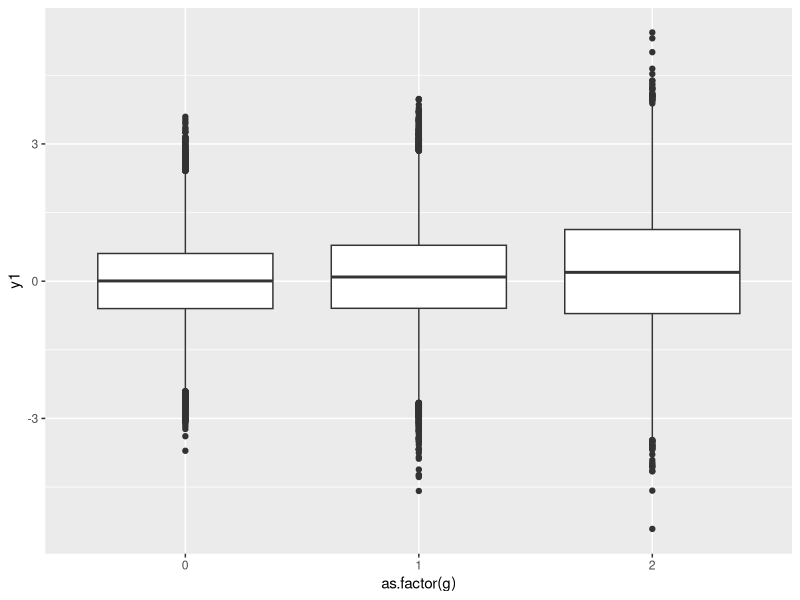
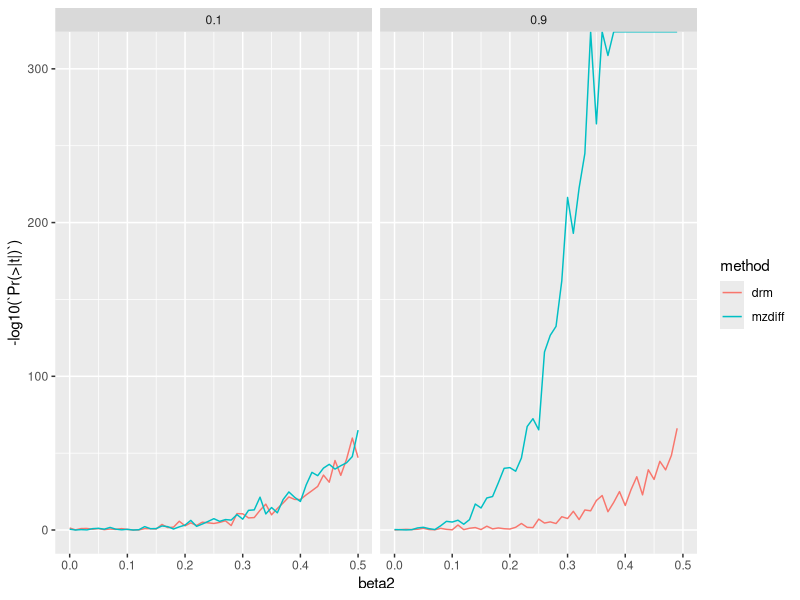
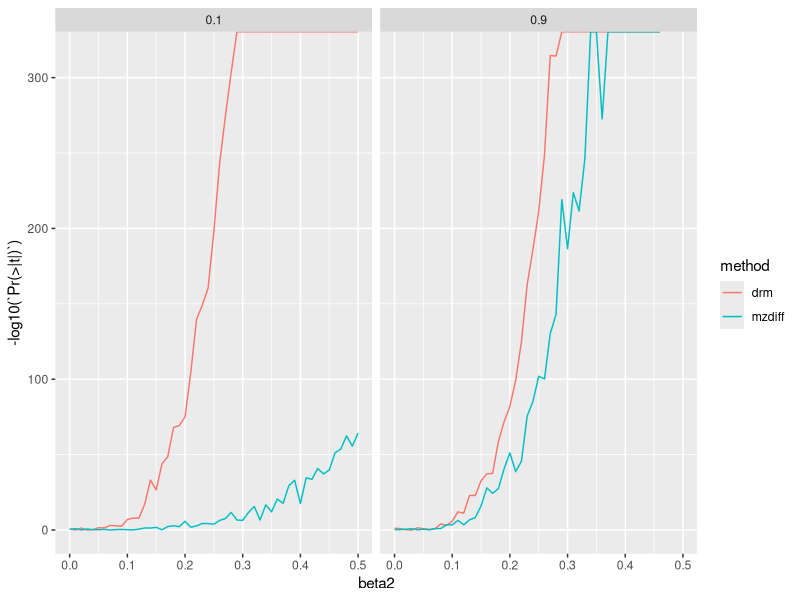

The R source for these figures, in order: (Note: a time limit stopped this script after it produced the figures.)
## ---- chunk 1
library(dplyr)
library(ggplot2)
## ---- chunk 2
sim_pop <- function(n, beta1, beta2, af, h2)
{
  g <- rbinom(n, 2, af)
  prs <- g * beta1
  vg <- rnorm(n, 0, h2)
  v <- rnorm(n, 0, beta2 * g)
  ve <- rnorm(n, 0, sqrt(1 - var(vg) - var(v) - var(prs)))
  y <- prs + v + vg + ve
  return(tibble(
    g, y
  ))
}
a <- sim_pop(100000, 0.1, 0.5, 0.3, 0.1)
var(a)
## ---- chunk 3
sim_mz <- function(n, beta1, beta2, af, h2)
{
  g <- rbinom(n, 2, af)
  prs <- g * beta1
  vg <- rnorm(n, 0, h2)
  v1 <- rnorm(n, 0, beta2 * g)
  ve1 <- rnorm(n, 0, sqrt(1 - var(vg) - var(v1) - var(prs)))
  y1 <- prs + v1 + vg + ve1
  v2 <- rnorm(n, 0, beta2 * g)
  ve2 <- rnorm(n, 0, sqrt(1 - var(vg) - var(v2) - var(prs)))
  y2 <- prs + v2 + vg + ve2
  return(tibble(
    g, y1, y2
  ))
}
a <- sim_mz(100000, 0.1, 0.5, 0.3, 0.1)
var(a)
## ---- chunk 4
a %>%
  ggplot(., aes(x=as.factor(g), y=y1)) +
  geom_boxplot()
## ---- chunk 5
a <- sim_mz(100000, 0.1, 0.5, 0.3, 0.8)
a %>% 
  group_by(g) %>% 
  summarise(
    m=mean(y1), 
    v=var(y1), 
    mzv=mean(abs(y1-y2))
  )
## ---- chunk 6
test_drm <- function(g, y)
{
  y.i <- tapply(y, g, median, na.rm=T)  
  z.ij <- abs(y - y.i[g+1])
  summary(lm(z.ij ~ g))$coef %>%
    as_tibble() %>%
    slice(2) %>%
    mutate(method="drm")
}
test_drm(a$g, a$y1)
## ---- chunk 7
test_mz <- function(g, y1, y2)
{
  yd1 <- abs(y1-y2)
  r1 <- summary(lm(yd1 ~ g))$coef %>%
    as_tibble() %>%
    slice(2) %>%
    mutate(method="mzdiff")
  r1
}

test_mz(a$g, a$y1, a$y2)

## ---- chunk 8
param <- expand.grid(
  beta1 = 0,
  beta2 = seq(0, 0.5, by=0.01),
  h2 = c(0.1, 0.9),
  af = 0.3,
  n = 10000
)
dim(param)

res1 <- lapply(1:nrow(param), function(i)
  {
  a <- do.call(sim_mz, param[i,])
  if(any(is.na(a$y1)) | any(is.na(a$y2)))
  {
    return(NULL)
  }
  bind_rows(
    test_mz(a$g, a$y1, a$y2),
    test_drm(a$g, a$y1)
  ) %>%
    bind_cols(., param[i,])
}) %>%
  bind_rows()
## ---- chunk 9
res1 %>% filter(n==10000) %>%
ggplot(., aes(x=beta2, y=-log10(`Pr(>|t|)`))) +
  geom_line(aes(colour=method)) +
  facet_grid(. ~ h2)
## ---- chunk 10
param <- expand.grid(
  beta1 = 0,
  beta2 = seq(0, 0.5, by=0.01),
  h2 = c(0.1, 0.9),
  af = 0.32
)
dim(param)

res2 <- lapply(1:nrow(param), function(i)
  {
  a1 <- do.call(sim_mz, param[i,] %>% mutate(n=10000))
  a2 <- do.call(sim_mz, param[i,] %>% mutate(n=500000))
  if(any(is.na(a1$y1)) | any(is.na(a1$y2)) | any(is.na(a2$y1)) | any(is.na(a2$y2)))
  {
    return(NULL)
  }
  bind_rows(
    test_mz(a1$g, a1$y1, a1$y2),
    test_drm(a2$g, a2$y1)
  ) %>%
    bind_cols(., param[i,])
}) %>%
  bind_rows()
## ---- chunk 11
ggplot(res2, aes(x=beta2, y=-log10(`Pr(>|t|)`))) +
  geom_line(aes(colour=method)) +
  facet_grid(. ~ h2)
## ---- chunk 12
param <- expand.grid(
  beta1 = seq(0, 0.5, by=0.002),
  beta2 = 0,
  h2 = c(0.1, 0.9),
  af = 0.32
)
dim(param)

res3 <- lapply(1:nrow(param), function(i)
  {
  a1 <- do.call(sim_mz, param[i,] %>% mutate(n=10000))
  a2 <- do.call(sim_mz, param[i,] %>% mutate(n=500000))
  if(any(is.na(a1$y1)) | any(is.na(a1$y2)) | any(is.na(a2$y1)) | any(is.na(a2$y2)))
  {
    return(NULL)
  }
  bind_rows(
    test_mz(a1$g, a1$y1, a1$y2),
    test_drm(a2$g, a2$y1)
  ) %>%
    bind_cols(., param[i,])
}) %>%
  bind_rows()
## ---- chunk 13
ggplot(res3, aes(x=beta1, y=-log10(`Pr(>|t|)`))) +
  geom_line(aes(colour=method)) +
  facet_grid(. ~ h2)
## ---- chunk 14
res3 %>% 
  mutate(fdr=p.adjust(`Pr(>|t|)`, "fdr")) %>%
  group_by(method, h2) %>%
  summarise(
    t1 = sum(`Pr(>|t|)` < 0.05, na.rm=T)/sum(!is.na(`Pr(>|t|)`)),
    nfdr = sum(fdr < 0.05)/sum(!is.na(`Pr(>|t|)`))
  )
## ---- chunk 15

## ---- chunk 16
sim_sibs <- function(af, nfam, beta1, beta2, h2, c2)
{
  # Choose number of SNPs to be expected number of recombination events
  # in order to give appropriate distribution of IBD
	nsnp <- 87
	af <- rep(af, nsnp)
	dads <- matrix(0, nfam, nsnp)
	mums <- matrix(0, nfam, nsnp)
	sibs1 <- matrix(0, nfam, nsnp)
	sibs2 <- matrix(0, nfam, nsnp)
	ibd <- matrix(0, nfam, nsnp)
	ibs <- matrix(0, nfam, nsnp)
	for(i in 1:nsnp)
	{
		dad1 <- rbinom(nfam, 1, af[i]) + 1
		dad2 <- (rbinom(nfam, 1, af[i]) + 1) * -1
		mum1 <- rbinom(nfam, 1, af[i]) + 1
		mum2 <- (rbinom(nfam, 1, af[i]) + 1) * -1

		dadindex <- sample(c(TRUE, FALSE), nfam, replace=TRUE)
		dadh <- rep(NA, nfam)
		dadh[dadindex] <- dad1[dadindex]
		dadh[!dadindex] <- dad2[!dadindex]

		mumindex <- sample(c(TRUE, FALSE), nfam, replace=TRUE)
		mumh <- rep(NA, nfam)
		mumh[mumindex] <- mum1[mumindex]
		mumh[!mumindex] <- mum2[!mumindex]

		sib1 <- cbind(dadh, mumh)

		dadindex <- sample(c(TRUE, FALSE), nfam, replace=TRUE)
		dadh <- rep(NA, nfam)
		dadh[dadindex] <- dad1[dadindex]
		dadh[!dadindex] <- dad2[!dadindex]

		mumindex <- sample(c(TRUE, FALSE), nfam, replace=TRUE)
		mumh <- rep(NA, nfam)
		mumh[mumindex] <- mum1[mumindex]
		mumh[!mumindex] <- mum2[!mumindex]

		sib2 <- cbind(dadh, mumh)

		ibd[,i] <- (as.numeric(sib1[,1] == sib2[,1]) + as.numeric(sib1[,2] == sib2[,2])) / 2

		sibs1[,i] <- rowSums(abs(sib1) - 1)
		sibs2[,i] <- rowSums(abs(sib2) - 1)
		dads[,i] <- dad1 - 1 + abs(dad2) - 1
		mums[,i] <- mum1 - 1 + abs(mum2) - 1

		# l[[i]] <- (sum(sib1[,1] == sib2[,1]) / nsnp + sum(sib1[,2] == sib2[,2]) / nsnp) / 2

	}
	n <- nfam
	# Make phenotypes
	ce <- rnorm(n, 0, sqrt(c2))
	v1 <- rnorm(n, 0, beta2 * sibs1[,1])
	v2 <- rnorm(n, 0, beta2 * sibs2[,1])
	e1 <- rnorm(n, 0, sqrt(1 - h2 - c2 - var(v1)))
	e2 <- rnorm(n, 0, sqrt(1 - h2 - c2 - var(v2)))
	b <- rnorm(nsnp-1, 0, 1)
	h2_1 <- beta1^2 * af[1] * (1-af[1]) * 2
	h2_res <- h2 - h2_1
	prs1 <- scale(sibs1[,-1] %*% b) * sqrt(h2_res)
	prs2 <- scale(sibs2[,-1] %*% b) * sqrt(h2_res)
	y1 <- sibs1[,1] * beta1 + prs1 + v1 + ce + e1
	y2 <- sibs2[,1] * beta1 + prs2 + v2 + ce + e2
	return(tibble(
	  ibd = rowMeans(ibd),
	  g1 = sibs1[,1],
	  g2 = sibs2[,1],
	  prs1,
	  prs2,
	  y1, 
	  y2
	))
}
## ---- chunk 17
fam <- sim_sibs(0.3, 10000, 0.1, 0.4, 0.6, 0.1)
cor(fam) %>% round(4)
## ---- chunk 18
fam <- sim_sibs(af=0.5, nfam=40000, beta1=0.1, beta2=0.2, h2=0.3, c2=0.1)
fam
## ---- chunk 19
fam <- sim_sibs(af=0.5, nfam=40000, beta1=0.1, beta2=0.2, h2=0.01, c2=0.01)
f1 <- subset(fam, g1==g2)
test_mz(f1$g1, f1$y1, f1$y2)
## ---- chunk 20
param <- expand.grid(
  beta1 = 0,
  beta2 = seq(0, 0.5, by=0.01),
  c2 = c(0),
  h2 = c(0.1, 0.5),
  af = c(0.5)
)
dim(param)

res4 <- lapply(1:nrow(param), function(i)
  {
  a1 <- do.call(sim_sibs, param[i,] %>% mutate(nfam=22000))
  a2 <- do.call(sim_pop, param[i,] %>% select(-c(c2)) %>% mutate(n=500000))
  if(any(is.na(a1$y1)) | any(is.na(a1$y2)) | any(is.na(a2$y)))
  {
    return(NULL)
  }
  bind_rows(
    a1 %>% filter(g1==g2) %>% select(g=g1, y1, y2) %>% do.call(test_mz, .),
    do.call(test_drm, a2)
  ) %>%
    bind_cols(., param[i,])
}) %>%
  bind_rows()
## ---- chunk 21
res4 %>% mutate(sharing=c2+h2) %>% filter(beta1==0) %>%
  ggplot(., aes(x=beta2, y=-log10(`Pr(>|t|)`))) +
  geom_line(aes(colour=method, groups=af)) +
  facet_grid(. ~ sharing)
